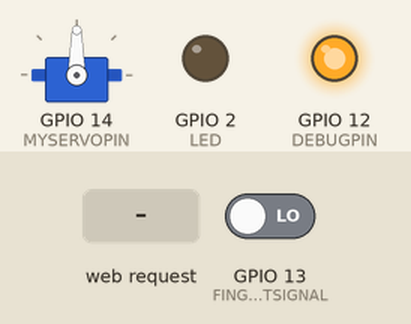
A sketch run on a simulated ESP8266 (NodeMCU). On the bench: servo, output pins drawn as LEDs (lit = HIGH). The test bench sets the inputs (shaded band); at power-on: GPIO 13 (FINGERPRINTSIGNAL) LOW. WiFi joins after 1.5 s; servers stay silent unless stated; what the sketch prints to the serial monitor is not drawn.

Above: at 2.7 s.
2.8 s: HTTP request GET /mySmartLock/unlock received
At 4.0 s:
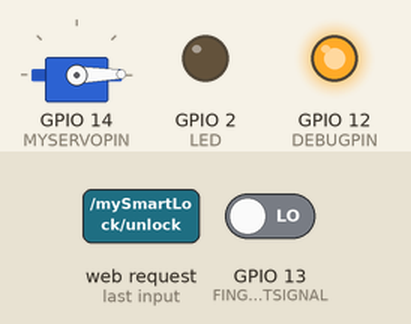
6.8 s: GPIO 13 (FINGERPRINTSIGNAL) driven HIGH
At 6.8 s:
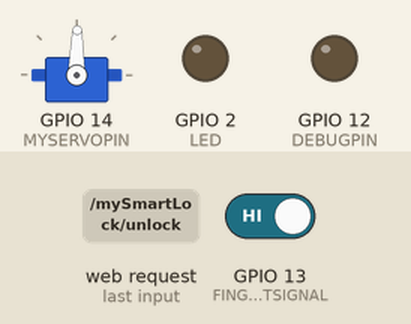
Timing chart, 0 to 10.2 s (numbered marks = the images above; inputs shaded):
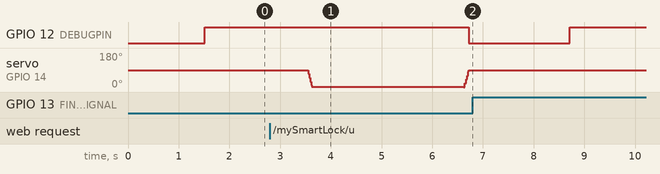

Measured:
- after the input at 2.8 s, GPIO 12 (DEBUGPIN): HIGH → LOW after 3.9 s

The sketch:

mySmartLock.ino
```cpp
/*
This sketch demonstrates how to set up a simple HTTP-like server.
The server will set a GPIO pin depending on the request

http://server_ip/gpio/0 will set the GPIO2 low,
http://server_ip/gpio/1 will set the GPIO2 high
http://server_ip/mySmartLock/unlock will unlock the Smartlock

server_ip is the IP address of the ESP8266 module, will be
printed to Serial while the module is connected.
*/

#include <Servo.h>
#include <ESP8266WiFi.h>
#include <WiFiClient.h>
#include <ESP8266WebServer.h>
#include <ESP8266mDNS.h>
#include <ESP8266HTTPUpdateServer.h>

#define LED 2                    //led output pin
#define MYSERVOPIN 14            //servo output pin
#define FINGERPRINTSIGNAL 13     //fingerprint module Touch Signal input pin
#define UNLOCKPOSITION 0         //the position of unlock
#define RESETPOSITION 90         //the position of reset
#define TCPPORT 80
#define TRANSMISSIONPORT 81
#define DEBUGPIN 12

#define DEBUG true

WiFiClient client;
WiFiClient transClient;
Servo servo;
int currentServoPosition = RESETPOSITION;
bool modeSwitch;
bool transClientConnectingFlag;

const char* host = "";
const char* ssid = "";        //wifi name
const char* password = "";  //wifi password

const unsigned char CMD_GET_IMAGE[26] = { 0x55,0xAA,0x00,0x00,0x20,0x00,0x00,0x00,0x00,0x00,0x00,0x00,0x00,0x00,0x00,0x00,0x00,0x00,0x00,0x00,0x00,0x00,0x00,0x00,0x1f,0x01 };
const unsigned char CMD_GENERATE[26]  = { 0x55,0xaa,0x00,0x00,0x60,0x00,0x02,0x00,0x00,0x00,0x00,0x00,0x00,0x00,0x00,0x00,0x00,0x00,0x00,0x00,0x00,0x00,0x00,0x00,0x61,0x01 };
const unsigned char CMD_SEARCH[26]    = { 0x55,0xaa,0x00,0x00,0x63,0x00,0x06,0x00,0x00,0x00,0x01,0x00,0xf4,0x01,0x00,0x00,0x00,0x00,0x00,0x00,0x00,0x00,0x00,0x00,0x5e,0x02 };
const unsigned char CMD_SLED_CTRL[26] = { 0x55,0xaa,0x00,0x00,0x24,0x00,0x02,0x00,0x00,0x00,0x00,0x00,0x00,0x00,0x00,0x00,0x00,0x00,0x00,0x00,0x00,0x00,0x00,0x00,0x25,0x01 };

// Create an instance of the server
// specify the port to listen on as an argument
WiFiServer server(TCPPORT);
WiFiServer transServer(TRANSMISSIONPORT);

ESP8266WebServer httpServer(82);
ESP8266HTTPUpdateServer httpUpdater;

void setup() {
	WiFi.mode(WIFI_STA);
	Serial.begin(115200);
	delay(10);

	// prepare GPIO2 & GPIO13
	pinMode(LED, OUTPUT);
	pinMode(FINGERPRINTSIGNAL, INPUT);

	if(DEBUG)
		pinMode(DEBUGPIN, OUTPUT);

	//prepare GPIO14
	servo.attach(MYSERVOPIN);


	// Connect to WiFi network

	Serial.print("Connecting to ");
	Serial.println(ssid);

	WiFi.begin(ssid, password);

	while (WiFi.waitForConnectResult() != WL_CONNECTED) {
		WiFi.begin(ssid, password);
		Serial.println("WiFi failed, retrying.");
	}

	Serial.println();
	Serial.println("WiFi connected");

	// Start the server
	server.begin();
		Serial.println("TCP Server started at 80 port!");
	transServer.begin();
		Serial.println("Transmission Server started at 81 port!");

	if(DEBUG)
		digitalWrite(DEBUGPIN, HIGH); //initial DEBUGPIN

	MoveServoToPosition(RESETPOSITION, 10);
	modeSwitch = false;

	MDNS.begin(host);

	httpUpdater.setup(&httpServer);
	httpServer.begin();

	MDNS.addService("http", "tcp", 82);
	Serial.printf("new HTTPUpdateServer ready! Open http://%s.local/update in your browser\n", host);

	Serial.println("Ready");
	Serial.print("IP address: ");
	Serial.println(WiFi.localIP());
}

void loop() {
	httpServer.handleClient();
	Serial.flush();
	//Check if a transmission client has connected
	transClient = transServer.available();
	if (transClient) {
		transClientConnectingFlag = true;
		while(transClient.connected()) {
			if (transClient.available()) {
				size_t counti = transClient.available();
				unsigned char* command = new unsigned char[counti];
				transClient.readBytes(command, counti);

				if (!strncmp((const char*)command, "debug()", counti)) {
					modeSwitch = true;
				}else if (!strncmp((const char*)command, "exit()", counti)) {
					modeSwitch = false;
				}else if(modeSwitch) {
					Serial.write(command, counti);
				}
			}

			delay(1000);

			if (Serial.available())
			{
			size_t counti = Serial.available();
			uint8_t *sbuf=new uint8_t[counti];
			Serial.readBytes(sbuf, counti);
			transClient.write((const uint8_t*)sbuf, counti);
			delete(sbuf);
			}

			loopBody(modeSwitch);
		}
		transClient.stop();
	}else {
		transClientConnectingFlag = false;
		loopBody(modeSwitch);
	}

}

void loopBody(bool modeSwitch) {
	//Check if a user has touched the fingerprint module
	int status = digitalRead(FINGERPRINTSIGNAL);
	//Serial.println(status);
	if (status&&!modeSwitch) {
		unsigned char* g_packet = new unsigned char[26];
		size_t size=26;
		Serial.write(CMD_GET_IMAGE, 26);
		get_gPacket(g_packet, 26);
		broadcast((const char*)g_packet, size);

			if (g_packet[0] = 0xAA && g_packet[1] == 0x55 && g_packet[4] == 0x20 && g_packet[8] == 0x00 && g_packet[9] == 0x00) {
				memset(g_packet, 0, 26);
				Serial.write(CMD_GENERATE, 26);
				get_gPacket(g_packet, 26);
				broadcast((const char*)g_packet, size);

					if (g_packet[0] = 0xAA && g_packet[1] == 0x55 && g_packet[4] == 0x60 && g_packet[8] == 0x00 && g_packet[9] == 0x00) {
						memset(g_packet, 0, 26);
						Serial.write(CMD_SEARCH, 26);
						get_gPacket(g_packet, 26);
						broadcast((const char*)g_packet, size);

							if (g_packet[0] = 0xAA && g_packet[1] == 0x55 && g_packet[4] == 0x63 && g_packet[6] == 0x05 && g_packet[8] == 0x00 && g_packet[9] == 0x00) {
								unlock();
							}

					}

			}

			Serial.write(CMD_SLED_CTRL, 26);
			delay(500);
			get_gPacket(g_packet, 26);
			broadcast((const char*)g_packet, size);

		}
	else {
		delay(1000);
	}


	// Check if a Network client has connected
	client = server.available();
	if (client) {
		// Read the first line of the request
		String req = client.readStringUntil('\r');

		client.flush();
		delay(10);

		// Match the request
		int val = 1;
		if (req.indexOf("/gpio/0") != -1)
			ledControl(LED, 1);
		else if (req.indexOf("/gpio/1") != -1)
			ledControl(LED, 0);
		else if (req.indexOf("/mySmartLock/unlock") != -1) {
			unlock();
		}
		else {
			//Serial.println("invalid request");
			client.stop();
			return;
		}

		//Serial.println("Client disonnected");
		// The client will actually be disconnected
		// when the function returns and 'client' object is detroyed
	}
}

bool get_gPacket(unsigned char* p,size_t size) {
	size_t recLen = 0;
	size_t totalLen = 0;
	while (totalLen < size) {
		recLen = Serial.available();
		Serial.readBytes(p+totalLen,recLen);
		totalLen = totalLen + recLen;
	}
	return true;
}

void broadcast(const char* info, size_t size) {
	if (transClientConnectingFlag) {
		transClient.write(info, size);
	}
}

void ledControl(int ledPin,int val) {
	// Set GPIO2 according to the request
	digitalWrite(LED, val);

	// Prepare the response
	String s = "HTTP/1.1 200 OK\r\nContent-Type: text/html\r\n\r\n<!DOCTYPE HTML>\r\n<html>\r\nGPIO is now ";
	s += (val) ? "low" : "high";
	s += "</html>\n";
	// Send the response to the client
	client.print(s);
	delay(1);
}

void unlock() {
	MoveServoToPosition(UNLOCKPOSITION, 1);
	delay(3000);
	MoveServoToPosition(RESETPOSITION, 1);
	if (DEBUG) {
		digitalWrite(DEBUGPIN, LOW);
		delay(2000);
		digitalWrite(DEBUGPIN, HIGH);
	}
	// Prepare the response
	String s = "HTTP/1.1 200 OK\r\nContent-Type: text/html\r\n\r\n<!DOCTYPE HTML>\r\n<html>\r\n";
	s += "Unlock succeeded!";
	s += "</html>\n";

	// Send the response to the client
	client.print(s);
	delay(1);
}

void MoveServoToPosition(int position, int speed) {
	if (position < currentServoPosition)
	{
		for (int i = currentServoPosition; i > position; i--)
		{
			servo.write(i);
			delay(speed);
		}
	}
	else if (position > currentServoPosition)
	{
		for (int i = currentServoPosition; i < position; i++)
		{
			servo.write(i);
			delay(speed);
		}
	}
	currentServoPosition = position;
}
```
